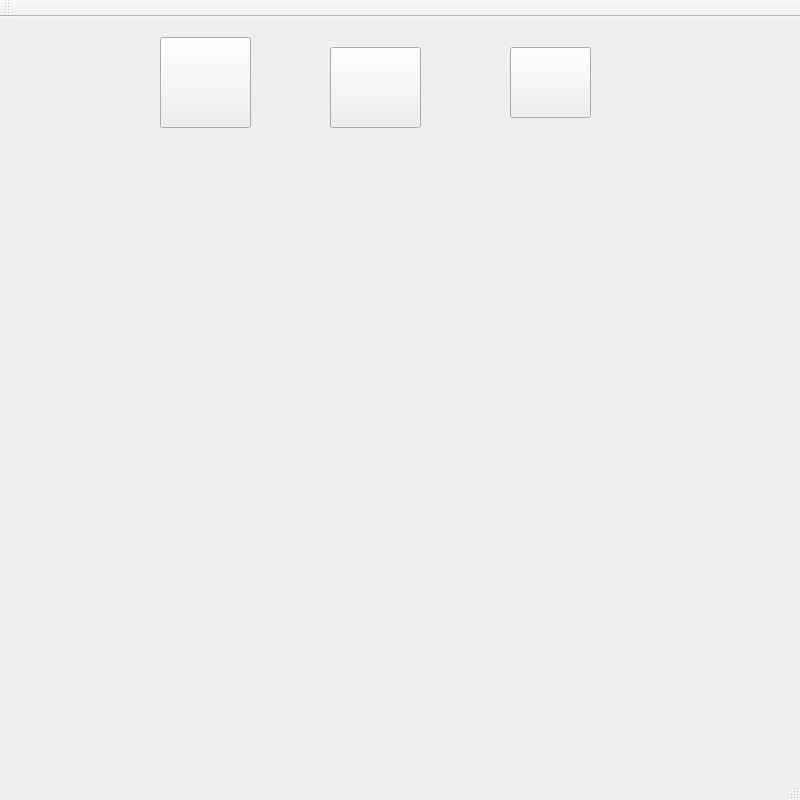
<?xml version="1.0" encoding="UTF-8"?>
<ui version="4.0">
 <class>MainWindow</class>
 <widget class="QMainWindow" name="MainWindow">
  <property name="enabled">
   <bool>true</bool>
  </property>
  <property name="geometry">
   <rect>
    <x>0</x>
    <y>0</y>
    <width>800</width>
    <height>800</height>
   </rect>
  </property>
  <property name="sizePolicy">
   <sizepolicy hsizetype="Fixed" vsizetype="Fixed">
    <horstretch>0</horstretch>
    <verstretch>0</verstretch>
   </sizepolicy>
  </property>
  <property name="minimumSize">
   <size>
    <width>800</width>
    <height>800</height>
   </size>
  </property>
  <property name="maximumSize">
   <size>
    <width>800</width>
    <height>800</height>
   </size>
  </property>
  <property name="windowTitle">
   <string>MainWindow</string>
  </property>
  <widget class="QWidget" name="centralWidget">
   <widget class="QPushButton" name="addButton">
    <property name="geometry">
     <rect>
      <x>160</x>
      <y>20</y>
      <width>91</width>
      <height>91</height>
     </rect>
    </property>
    <property name="styleSheet">
     <string notr="true">border-image: url(:/addImage.png);</string>
    </property>
    <property name="text">
     <string/>
    </property>
   </widget>
   <widget class="QPushButton" name="searchButton">
    <property name="geometry">
     <rect>
      <x>330</x>
      <y>30</y>
      <width>91</width>
      <height>81</height>
     </rect>
    </property>
    <property name="styleSheet">
     <string notr="true">border-image: url(:/search.png);</string>
    </property>
    <property name="text">
     <string/>
    </property>
   </widget>
   <widget class="QLabel" name="label_imagen">
    <property name="geometry">
     <rect>
      <x>30</x>
      <y>230</y>
      <width>731</width>
      <height>501</height>
     </rect>
    </property>
    <property name="styleSheet">
     <string notr="true">border-image: url(:/whatDoYouWant.jpg);</string>
    </property>
    <property name="text">
     <string/>
    </property>
   </widget>
   <widget class="QPushButton" name="infoButton">
    <property name="geometry">
     <rect>
      <x>510</x>
      <y>30</y>
      <width>81</width>
      <height>71</height>
     </rect>
    </property>
    <property name="styleSheet">
     <string notr="true">border-image: url(:/infoButton.png);</string>
    </property>
    <property name="text">
     <string/>
    </property>
   </widget>
  </widget>
  <widget class="QMenuBar" name="menuBar">
   <property name="geometry">
    <rect>
     <x>0</x>
     <y>0</y>
     <width>800</width>
     <height>24</height>
    </rect>
   </property>
  </widget>
  <widget class="QToolBar" name="mainToolBar">
   <attribute name="toolBarArea">
    <enum>TopToolBarArea</enum>
   </attribute>
   <attribute name="toolBarBreak">
    <bool>false</bool>
   </attribute>
  </widget>
  <widget class="QStatusBar" name="statusBar"/>
 </widget>
 <layoutdefault spacing="6" margin="11"/>
 <resources/>
 <connections/>
</ui>
